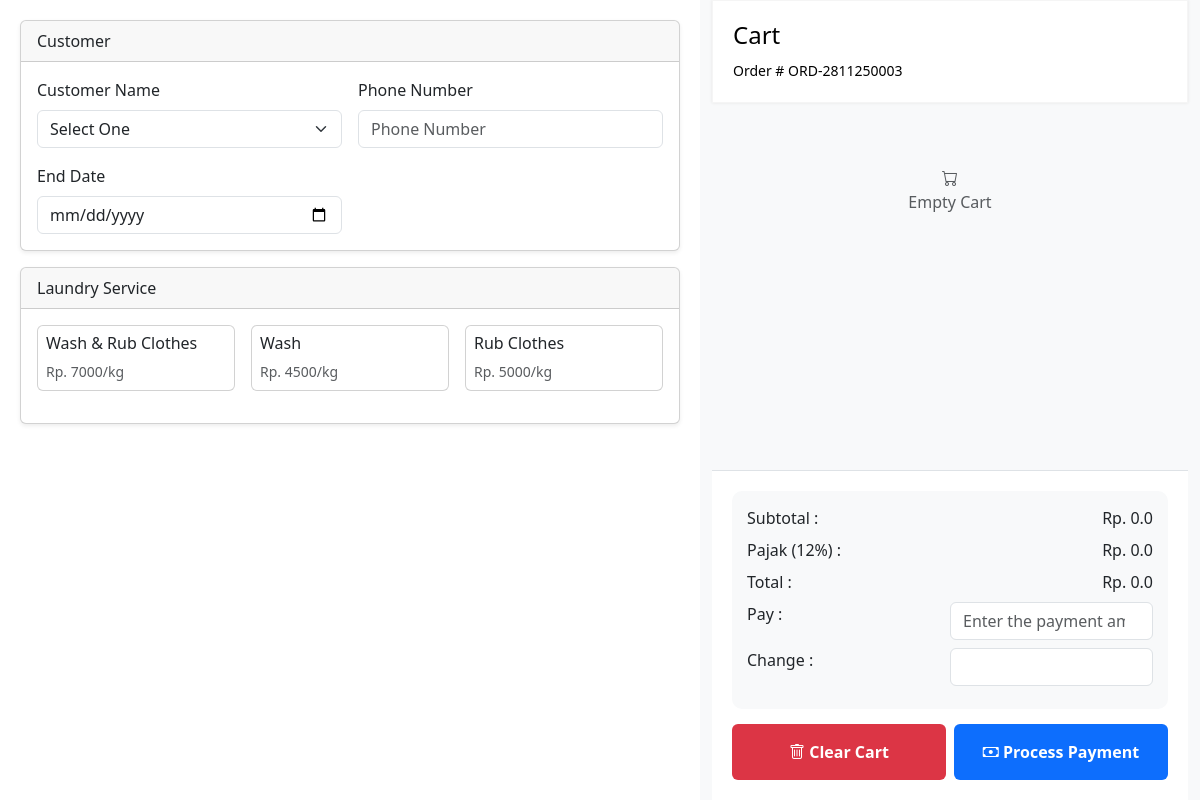
The app's page /pos/add-order.php, older data.
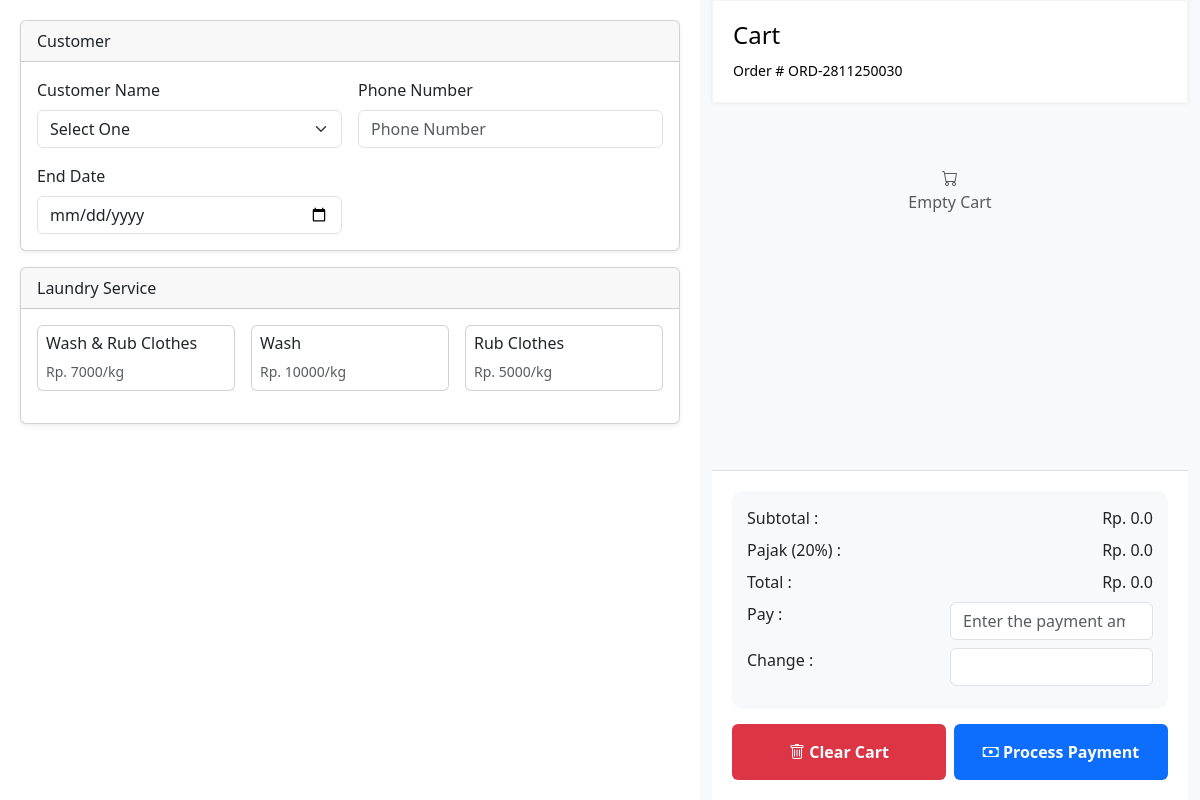
The same page, newer data.
### tables this page shows
CREATE TABLE `services` (
  `id` int(11) NOT NULL,
  `name` varchar(50) NOT NULL,
  `price` int(11) NOT NULL,
  `description` text NOT NULL,
  `created_at` timestamp NOT NULL DEFAULT current_timestamp(),
  `updated_at` timestamp NULL DEFAULT NULL ON UPDATE current_timestamp()
);

CREATE TABLE `trans_orders` (
  `id` int(11) NOT NULL,
  `customer_id` int(11) NOT NULL,
  `order_code` varchar(20) NOT NULL,
  `order_end_date` date NOT NULL,
  `order_status` tinyint(1) NOT NULL DEFAULT 0,
  `order_pay` int(11) NOT NULL,
  `order_change` int(11) NOT NULL,
  `order_tax` int(11) NOT NULL,
  `order_total` int(11) NOT NULL,
  `created_at` timestamp NOT NULL DEFAULT current_timestamp(),
  `updated_at` timestamp NULL DEFAULT NULL ON UPDATE current_timestamp()
);

CREATE TABLE `taxs` (
  `id` int(11) NOT NULL,
  `percent` int(11) NOT NULL,
  `is_active` tinyint(1) NOT NULL,
  `created_at` timestamp NOT NULL DEFAULT current_timestamp(),
  `updated_at` timestamp NULL DEFAULT NULL ON UPDATE current_timestamp()
);

### pos/add-order.php (the view, shortened to what the changed rows need)
<?php
include '../config/config.php';
$queryServices = mysqli_query($config, "SELECT * FROM services");
$rowServices = mysqli_fetch_all($queryServices, MYSQLI_ASSOC);
$querytax = mysqli_query($config, "SELECT * FROM taxs WHERE is_active = 1 ORDER BY id DESC LIMIT 1");
$rowtax = mysqli_fetch_assoc($querytax);
$orderNumbers = mysqli_query($config, "SELECT id FROM trans_orders ORDER BY id DESC LIMIT 1");
$row = mysqli_fetch_assoc($orderNumbers);
$nextId = $row ? $row['id'] + 1 : 1;
$order_code = "ORD-" . date('dmy') . str_pad($nextId, 4, "0", STR_PAD_LEFT);
?>
<!DOCTYPE html>
<html lang="en">
<head>
    <link href="https://cdn.jsdelivr.net/npm/bootstrap@5.3.8/dist/css/bootstrap.min.css" rel="stylesheet"
 />
    <link rel="stylesheet" href="../assets/css/enrio.css" />
    <link rel="stylesheet" href="https://cdn.jsdelivr.net/npm/bootstrap-icons@1.13.1/font/bootstrap-icons.min.css" />
</head>
<body>
    <div class="container-fluid container-pos">
        <div class="row h-100">
            <div class="col-md-7 product-section">
                <div class="card shadow-sm mb-3">
                    <div class="card-body">
                        <div class="row g-3">
                            <?php foreach ($rowServices as $service) : ?>
                                <div class="col-md-4 mb-3">
                                    <div class="card service-card p-2"
                                        onclick="openModal(<?php echo htmlspecialchars(json_encode($service)) ?>)">
                                        <h6><?php echo $service['name'] ?></h6>
                                        <small class="text-muted">Rp. <?php echo $service['price'] ?>/kg</small>
                                    </div>
                                </div>
                            <?php endforeach ?>
                        </div>
                    </div>
                </div>
            </div>
            <div class="col-md-5 cart-section">
                <div class="cart-header">
                    <small>Order # <span class="orderNumber"><?php echo $order_code ?></span></small>
                </div>
                <div class="cart-footer">
                    <div class="total-section">
                        <div class="d-flex justify-content-between mb-2">
                            <span>Pajak (<?php echo $rowtax['percent'] ?>%) :</span>
                            <span id="tax">Rp. 0.0</span>
                        </div>
                    </div>
                </div>
            </div>
        </div>
    </div>
</body>
</html>

Row changes from the older to the newer data that the page shows:
removed trans_orders: id "ORD-2811250003"
removed taxs: percent "12"
changed services "Wash": price "4500" → "10000"
added trans_orders: id "ORD-2811250030"
now on this page (row edited): taxs: percent "20"
